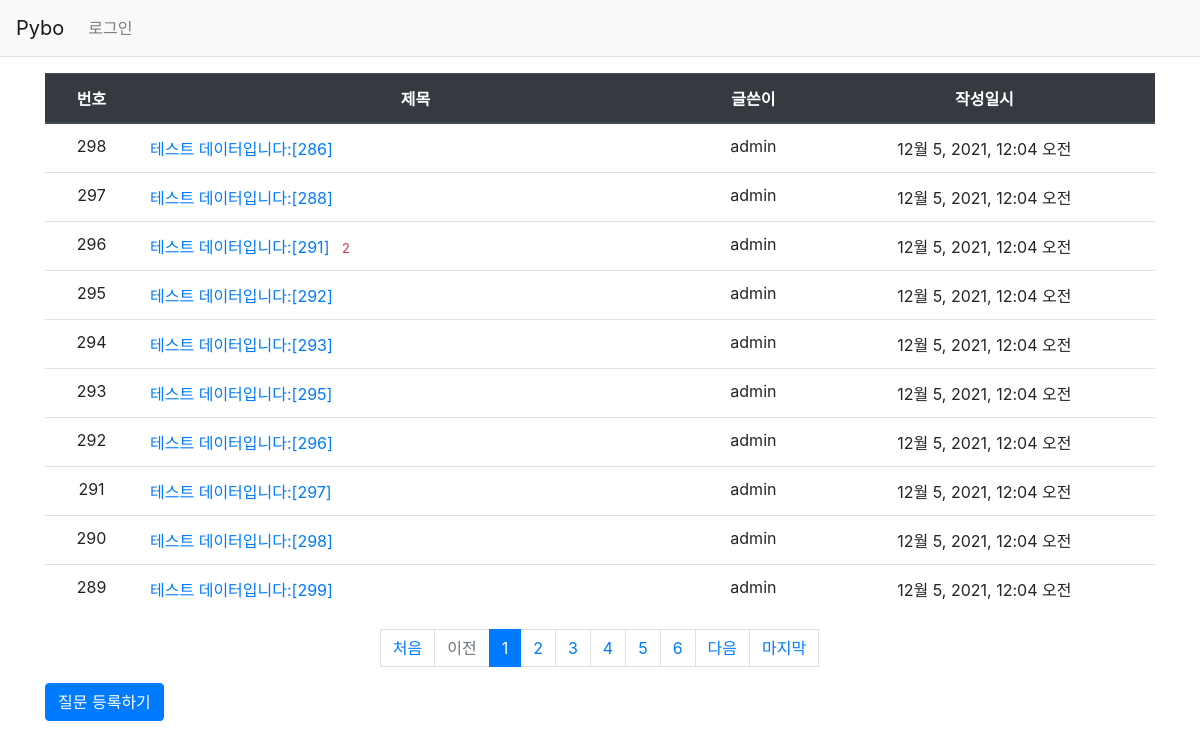
The page / on the database its author committed.
### pybo/models.py (models this page shows, shortened)
class Question(models.Model):
    author = models.ForeignKey(User, on_delete=models.CASCADE)
    subject = models.CharField(max_length=200)
    content = models.TextField()
    create_date = models.DateTimeField()
    modify_date = models.DateTimeField(null = True, blank = True)

### pybo/views.py (the view)
# urls.py: path('', views.index, name='index'),
def index(request):
    page = request.GET.get('page', '1') #페이지
    question_list = Question.objects.order_by('-create_date')
    paginator = Paginator(question_list, 10) #페이지당 10개씩 보여주기
    page_obj = paginator.get_page(page)
    context = {'question_list' : page_obj}
    return render(request, 'pybo/question_list.html', context)

### pybo/templatetags/pybo_filter.py (called while the page is built)
@register.filter
def sub(value, arg):
    return value - arg

### templates/pybo/question_list.html (shortened to what this page needs)
{% extends 'base.html' %}
{% load pybo_filter %}
<!-- {% load static %}
{% block content %}
<div class = "container my-3">
<table class="table">
    <thead>
        <tr class = "text-center thead-dark">
            <th>번호</th>
            <th style="width:50%">제목</th>
            <th>글쓴이</th>
            <th>작성일시</th>
        </tr>
    </thead>
    <tbody>
        {% if question_list %}
            {% for question in question_list reversed %}
                <tr class = "text-center">
                    <td>{{ question_list.paginator.count|sub:question_list.start_index|sub:forloop.counter0|add:1 }}</td>
                    <td class = "text-left">
                        <a href = "{% url 'pybo:detail' question.id %}">{{question.subject}}</a>
                        {% if question.answer_set.count > 0 %}
                        <span class="text-danger small ml-2">{{question.answer_set.count}}</span>
                        {% endif %}
                    </td>
                    <td>{{ question.author.username }}</td>
                    <td>{{ question.create_date}}</td>
                </tr>
            {% endfor %}
        {% else %}
        <tr>
            <td coldspan="3">질문이 없습니다.</td>
        </tr>
        {% endif %}
    </tbody>
</table>
<ul class = "pagination justify-content-center">
    <a class = "page-link" href="?page=1">처음</a>
    {% if question_list.has_previous %}
    <li class = "page-item">
        <a class="page-link" href="?page={{ question_list.previous_page_number  }}">이전</a>
    </li>
    {% else %}
    <li class = "page-item disabled">
        <a class="page-link" tabindex="-1" aria-disabled="true" href="#">이전</a>
    </li>
    {% endif %}
    {% for page_number in question_list.paginator.page_range %}
    {% if page_number >= question_list.number|add:-5 and page_number <= question_list.number|add:5 %}
        {% if page_number == question_list.number %}
        <li class = "page-item active" aria-current="page">
            <a class="page-link" href="?page={{ page_number }}">{{ page_number }}</a>
        </li>
        {% else %}
        <li class = "page-item">
            <a class = "page-link" href="?page={{ page_number }}">{{page_number}}</a>
        </li>
        {% endif %}
    {% endif %}
    {% endfor %}
    {% if question_list.has_next %}
    <li class = "page-item">
        <a class="page-link" href="?page={{ question_list.next_page_number }}">다음</a>
    </li>
    {% else %}
    <li class = "page-item disabled">
        <a class="page-link" tabindex="-1" aria-disabled="true" href="#">다음</a>
    </li>
    {% endif %}
    <a class = "page-link" href="?page={{ question_list.paginator.num_pages }}">마지막</a>
</ul>
<a href = "{% url 'pybo:question_create' %}" class="btn btn-primary"> 질문 등록하기</a>
</div>
{% endblock %}

### rows shown on the page
Question: paginator.count|sub "298", subject "테스트 데이터입니다:[286]", author.username "admin", create_date "12월 5, 2021, 12:04 오전"
Question: paginator.count|sub "297", subject "테스트 데이터입니다:[288]", author.username "admin", create_date "12월 5, 2021, 12:04 오전"
Question: paginator.count|sub "296", subject "테스트 데이터입니다:[291]", answer_set.count "2", author.username "admin", create_date "12월 5, 2021, 12:04 오전"
Question: paginator.count|sub "295", subject "테스트 데이터입니다:[292]", author.username "admin", create_date "12월 5, 2021, 12:04 오전"
Question: paginator.count|sub "294", subject "테스트 데이터입니다:[293]", author.username "admin", create_date "12월 5, 2021, 12:04 오전"
Question: paginator.count|sub "293", subject "테스트 데이터입니다:[295]", author.username "admin", create_date "12월 5, 2021, 12:04 오전"
Question: paginator.count|sub "292", subject "테스트 데이터입니다:[296]", author.username "admin", create_date "12월 5, 2021, 12:04 오전"
Question: paginator.count|sub "291", subject "테스트 데이터입니다:[297]", author.username "admin", create_date "12월 5, 2021, 12:04 오전"
Question: paginator.count|sub "290", subject "테스트 데이터입니다:[298]", author.username "admin", create_date "12월 5, 2021, 12:04 오전"
Question: paginator.count|sub "289", subject "테스트 데이터입니다:[299]", author.username "admin", create_date "12월 5, 2021, 12:04 오전"

### other values the page prints
{{ page_number }} "1"
{{ page_number }} "2" "3" "4" "5" "6"
